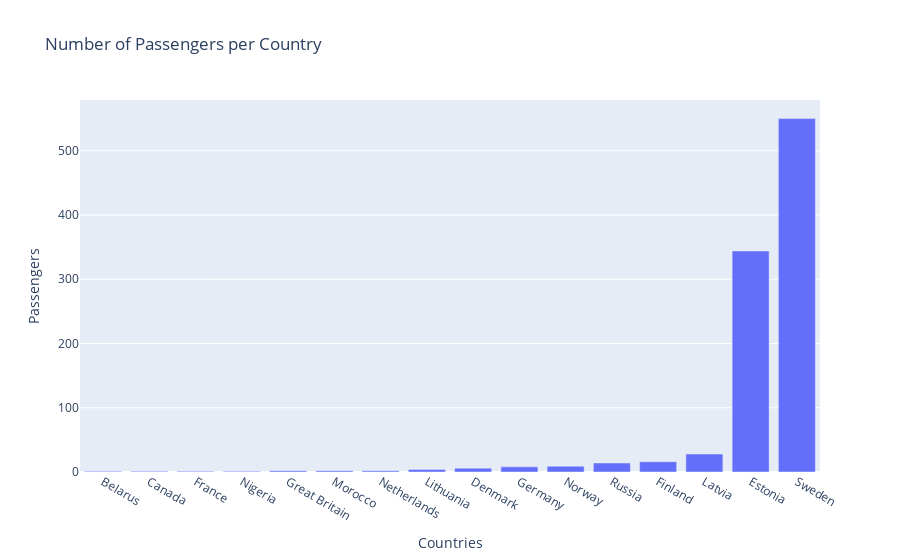

The notebook cell saved with this chart:
### Code cell
fig = px.bar(df2, 
             x="Country", 
             y="People", 
             title="Number of Passengers per Country")

fig.update_layout(barmode='stack', 
                  xaxis={'categoryorder':'total ascending','title':'Countries'},
                  yaxis={'title':'Passengers'})
fig.show()

### Figure 1 — Plotly figure (JSON) as saved in the notebook; plotly's stock layout.template omitted (floating-point values rounded to 4 significant figures)
{"data": [{"alignmentgroup": "True", "hovertemplate": "Country=%{x}<br>People=%{y}<extra></extra>", "legendgroup": "", "marker": {"color": "#636efa"}, "name": "", "offsetgroup": "", "orientation": "v", "showlegend": false, "textposition": "auto", "type": "bar", "x": ["Belarus", "Canada", "Denmark", "Estonia", "Finland", "France", "Germany", "Great Britain", "Latvia", "Lithuania", "Morocco", "Netherlands", "Nigeria", "Norway", "Russia", "Sweden"], "xaxis": "x", "y": [1, 1, 6, 344, 16, 1, 8, 2, 28, 4, 2, 2, 1, 9, 14, 550], "yaxis": "y"}], "layout": {"barmode": "stack", "legend": {"tracegroupgap": 0}, "title": {"text": "Number of Passengers per Country"}, "xaxis": {"anchor": "y", "categoryorder": "total ascending", "domain": [0, 1], "title": {"text": "Countries"}}, "yaxis": {"anchor": "x", "domain": [0, 1], "title": {"text": "Passengers"}}}}
